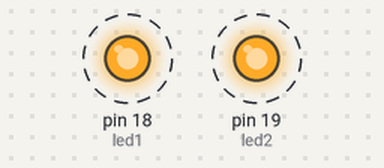
Bench run of a program on a simulated MicroPython board. Shown: output pins drawn as LEDs (lit = HIGH). Dashed ring = blinking. Threads take turns every 2 ms. At 10.0 s the program stops and its outputs stay as they are.

Above: at 0.05 s.
Timing chart, 0 to 4.6 s (numbered marks = the images above):
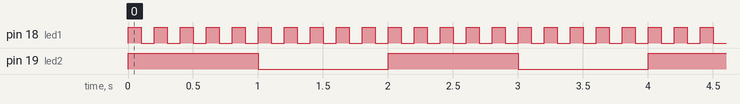

Measured:
- by itself, pin 18 (led1): alternates HIGH for 0.10 s and LOW for 0.10 s, 100 changes in all, then stays LOW
- by itself, pin 19 (led2): alternates HIGH for 1.0 s and LOW for 1.0 s, 10 changes in all, then stays LOW
- by itself, everything shown: repeats every 2.0 s, in 20 steps

The program:

blink_thread.py
```python
import _thread as th
from time import sleep
from machine import Pin

led1 = Pin(18, Pin.OUT)
led2 = Pin(19, Pin.OUT)

thread1_running = True
thread2_running = True

def blink_led1(delay):
  while thread1_running:
    led1.value(not led1.value())
    sleep(delay)

def blink_led2(delay):
  while thread2_running:
    led2.value(not led2.value())
    sleep(delay)

th.start_new_thread(blink_led1, (.1,))
th.start_new_thread(blink_led2, (1,))

sleep(10)

thread1_running = False
thread2_running = False
```
